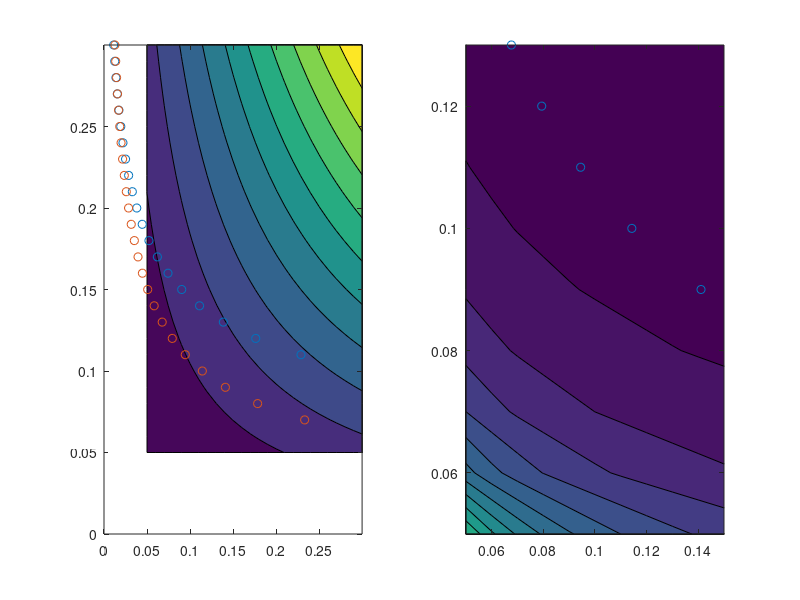

MATLAB code for this plot:
clear all;
clc;

x= 0.05:0.01:0.3;
y= 0.05:0.01:0.3;

[X,Y] = meshgrid(x,y);

Z = X.*Y.*2*7800;

[X1,Y1] = meshgrid(x,y);
Z1 = (20000*32)./(2.1e11.*X1.*Y1.^3);


y1 = 0:0.01:0.4;
x1 = (400*20000*8)./(2.1e11*y1.^3);
y2 = 0:0.01:0.4;
x2 = (6*20000*2)./(2.1e8*y2.^2);

figure(1);
subplot(1,2,1);
contourf(X,Y,Z);
hold on;
scatter(x1,y1,'g+');
scatter(x2,y2,'y+');
xlim([0,0.3]);
ylim([0,0.3]);

subplot(1,2,2);
contourf(X1,Y1,Z1);
xlim([0.05,0.15]);
ylim([0.05,0.13]);
hold on;
scatter(x2,y2,'y+');



